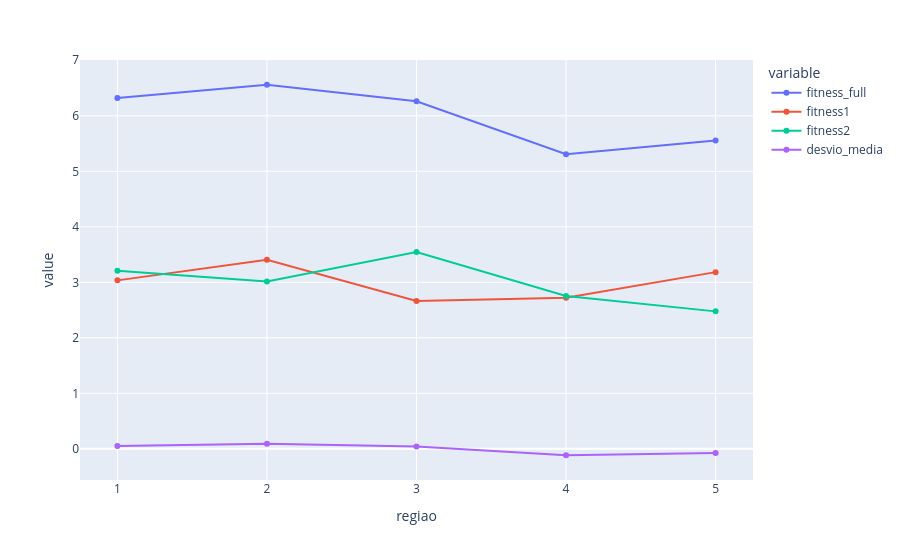
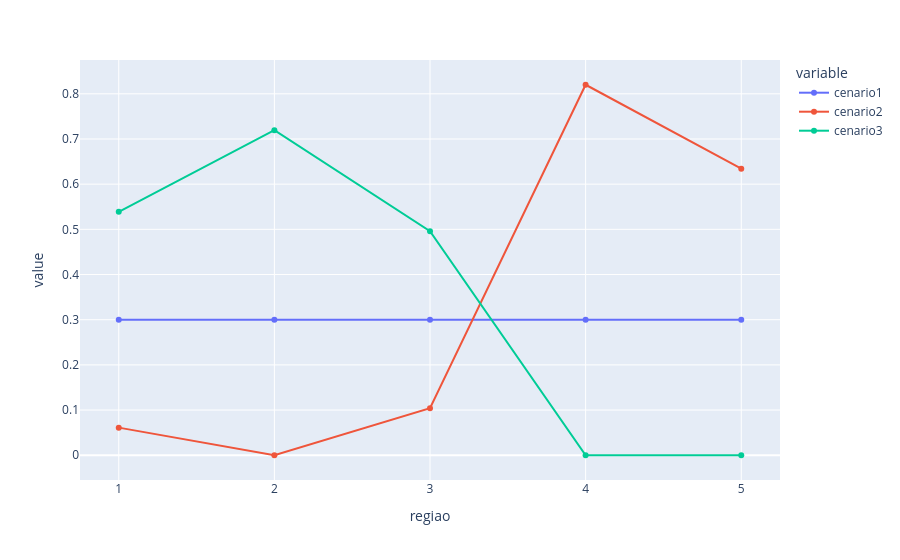
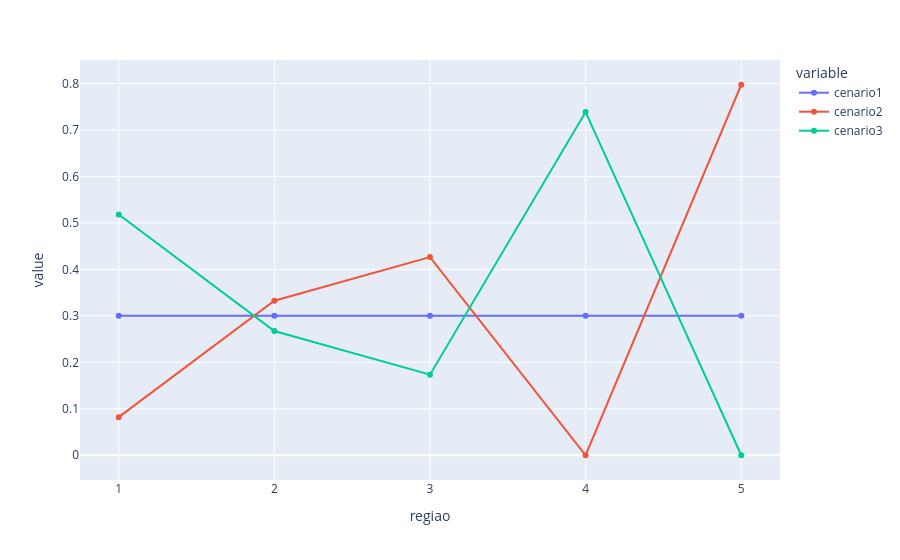
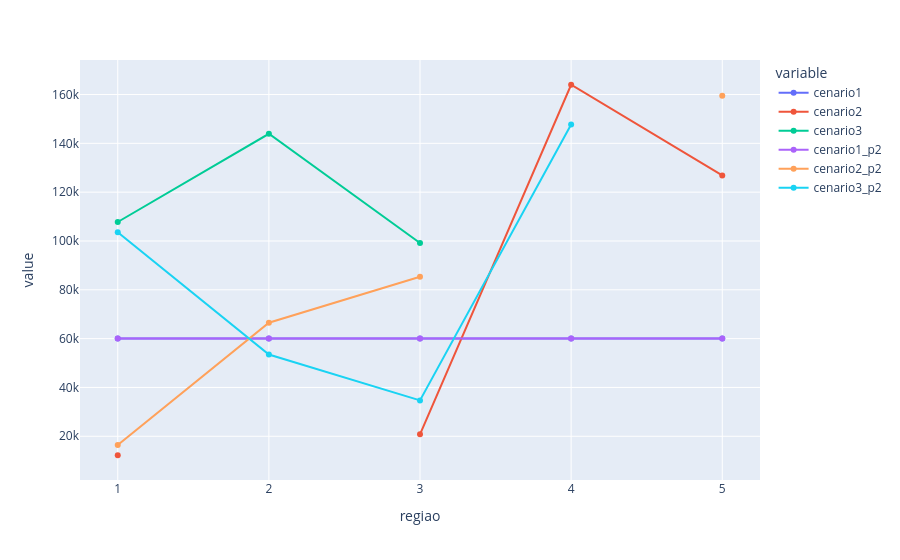

Notebook code for these charts, in order:
### Code cell
print(df.shape)
print(df_cenario1.shape)
print(df_cenario2.shape)
print(df_cenario3.shape)

print(df2.shape)
print(df_cenario1_p2.shape)
print(df_cenario2_p2.shape)
print(df_cenario3_p2.shape)

ams1 = df_cenario1.groupby('regiao').size().reset_index(name = 'cenario1')
ams2 = df_cenario2.groupby('regiao').size().reset_index(name = 'cenario2')
ams3 = df_cenario3.groupby('regiao').size().reset_index(name = 'cenario3')

ams1_p2 = df_cenario1_p2.groupby('regiao').size().reset_index(name = 'cenario1_p2')
ams2_p2 = df_cenario2_p2.groupby('regiao').size().reset_index(name = 'cenario2_p2')
ams3_p2 = df_cenario3_p2.groupby('regiao').size().reset_index(name = 'cenario3_p2')

teste = (ams1.merge(ams2,    on='regiao', how='outer').
              merge(ams3,    on='regiao', how='outer').
              merge(ams1_p2, on='regiao', how='outer').
              merge(ams2_p2, on='regiao', how='outer').
              merge(ams3_p2, on='regiao', how='outer')
        )

display(px.line(df_amostragem1, x='regiao', y=['fitness_full', 'fitness1', 'fitness2','desvio_media'], markers=True))
display(px.line(df_amostragem1, x='regiao', y=['cenario1', 'cenario2', 'cenario3'], markers=True))
display(px.line(df_amostragem2, x='regiao', y=['cenario1', 'cenario2', 'cenario3'], markers=True))
display(px.line(teste,          x='regiao', y=['cenario1', 'cenario2', 'cenario3', 'cenario1_p2', 'cenario2_p2', 'cenario3_p2'], markers=True))

### Figure 1 — Plotly figure (JSON) as saved in the notebook; plotly's stock layout.template omitted (floating-point values rounded to 4 significant figures)
{"data": [{"hovertemplate": "variable=fitness_full<br>regiao=%{x}<br>value=%{y}<extra></extra>", "legendgroup": "fitness_full", "line": {"color": "#636efa", "dash": "solid"}, "marker": {"symbol": "circle"}, "mode": "lines+markers", "name": "fitness_full", "orientation": "v", "showlegend": true, "type": "scatter", "x": ["1", "2", "3", "4", "5"], "xaxis": "x", "y": [6.319, 6.559, 6.261, 5.307, 5.554], "yaxis": "y"}, {"hovertemplate": "variable=fitness1<br>regiao=%{x}<br>value=%{y}<extra></extra>", "legendgroup": "fitness1", "line": {"color": "#EF553B", "dash": "solid"}, "marker": {"symbol": "circle"}, "mode": "lines+markers", "name": "fitness1", "orientation": "v", "showlegend": true, "type": "scatter", "x": ["1", "2", "3", "4", "5"], "xaxis": "x", "y": [3.035, 3.405, 2.664, 2.721, 3.184], "yaxis": "y"}, {"hovertemplate": "variable=fitness2<br>regiao=%{x}<br>value=%{y}<extra></extra>", "legendgroup": "fitness2", "line": {"color": "#00cc96", "dash": "solid"}, "marker": {"symbol": "circle"}, "mode": "lines+markers", "name": "fitness2", "orientation": "v", "showlegend": true, "type": "scatter", "x": ["1", "2", "3", "4", "5"], "xaxis": "x", "y": [3.209, 3.015, 3.546, 2.753, 2.477], "yaxis": "y"}, {"hovertemplate": "variable=desvio_media<br>regiao=%{x}<br>value=%{y}<extra></extra>", "legendgroup": "desvio_media", "line": {"color": "#ab63fa", "dash": "solid"}, "marker": {"symbol": "circle"}, "mode": "lines+markers", "name": "desvio_media", "orientation": "v", "showlegend": true, "type": "scatter", "x": ["1", "2", "3", "4", "5"], "xaxis": "x", "y": [0.05308, 0.09323, 0.04355, -0.1156, -0.0743], "yaxis": "y"}], "layout": {"legend": {"title": {"text": "variable"}, "tracegroupgap": 0}, "margin": {"t": 60}, "xaxis": {"anchor": "y", "domain": [0, 1], "title": {"text": "regiao"}}, "yaxis": {"anchor": "x", "domain": [0, 1], "title": {"text": "value"}}}}

### Figure 2 — Plotly figure (JSON) as saved in the notebook; plotly's stock layout.template omitted (floating-point values rounded to 4 significant figures)
{"data": [{"hovertemplate": "variable=cenario1<br>regiao=%{x}<br>value=%{y}<extra></extra>", "legendgroup": "cenario1", "line": {"color": "#636efa", "dash": "solid"}, "marker": {"symbol": "circle"}, "mode": "lines+markers", "name": "cenario1", "orientation": "v", "showlegend": true, "type": "scatter", "x": ["1", "2", "3", "4", "5"], "xaxis": "x", "y": [0.3, 0.3, 0.3, 0.3, 0.3], "yaxis": "y"}, {"hovertemplate": "variable=cenario2<br>regiao=%{x}<br>value=%{y}<extra></extra>", "legendgroup": "cenario2", "line": {"color": "#EF553B", "dash": "solid"}, "marker": {"symbol": "circle"}, "mode": "lines+markers", "name": "cenario2", "orientation": "v", "showlegend": true, "type": "scatter", "x": ["1", "2", "3", "4", "5"], "xaxis": "x", "y": [0.06112, 0, 0.104, 0.82, 0.6343], "yaxis": "y"}, {"hovertemplate": "variable=cenario3<br>regiao=%{x}<br>value=%{y}<extra></extra>", "legendgroup": "cenario3", "line": {"color": "#00cc96", "dash": "solid"}, "marker": {"symbol": "circle"}, "mode": "lines+markers", "name": "cenario3", "orientation": "v", "showlegend": true, "type": "scatter", "x": ["1", "2", "3", "4", "5"], "xaxis": "x", "y": [0.5389, 0.7195, 0.496, 0, 0], "yaxis": "y"}], "layout": {"legend": {"title": {"text": "variable"}, "tracegroupgap": 0}, "margin": {"t": 60}, "xaxis": {"anchor": "y", "domain": [0, 1], "title": {"text": "regiao"}}, "yaxis": {"anchor": "x", "domain": [0, 1], "title": {"text": "value"}}}}

### Figure 3 — Plotly figure (JSON) as saved in the notebook; plotly's stock layout.template omitted (floating-point values rounded to 4 significant figures)
{"data": [{"hovertemplate": "variable=cenario1<br>regiao=%{x}<br>value=%{y}<extra></extra>", "legendgroup": "cenario1", "line": {"color": "#636efa", "dash": "solid"}, "marker": {"symbol": "circle"}, "mode": "lines+markers", "name": "cenario1", "orientation": "v", "showlegend": true, "type": "scatter", "x": ["1", "2", "3", "4", "5"], "xaxis": "x", "y": [0.3, 0.3, 0.3, 0.3, 0.3], "yaxis": "y"}, {"hovertemplate": "variable=cenario2<br>regiao=%{x}<br>value=%{y}<extra></extra>", "legendgroup": "cenario2", "line": {"color": "#EF553B", "dash": "solid"}, "marker": {"symbol": "circle"}, "mode": "lines+markers", "name": "cenario2", "orientation": "v", "showlegend": true, "type": "scatter", "x": ["1", "2", "3", "4", "5"], "xaxis": "x", "y": [0.08195, 0.3327, 0.4266, 0, 0.7975], "yaxis": "y"}, {"hovertemplate": "variable=cenario3<br>regiao=%{x}<br>value=%{y}<extra></extra>", "legendgroup": "cenario3", "line": {"color": "#00cc96", "dash": "solid"}, "marker": {"symbol": "circle"}, "mode": "lines+markers", "name": "cenario3", "orientation": "v", "showlegend": true, "type": "scatter", "x": ["1", "2", "3", "4", "5"], "xaxis": "x", "y": [0.518, 0.2673, 0.1734, 0.7387, 0], "yaxis": "y"}], "layout": {"legend": {"title": {"text": "variable"}, "tracegroupgap": 0}, "margin": {"t": 60}, "xaxis": {"anchor": "y", "domain": [0, 1], "title": {"text": "regiao"}}, "yaxis": {"anchor": "x", "domain": [0, 1], "title": {"text": "value"}}}}

### Figure 4 — Plotly figure (JSON) as saved in the notebook; plotly's stock layout.template omitted (floating-point values rounded to 4 significant figures)
{"data": [{"hovertemplate": "variable=cenario1<br>regiao=%{x}<br>value=%{y}<extra></extra>", "legendgroup": "cenario1", "line": {"color": "#636efa", "dash": "solid"}, "marker": {"symbol": "circle"}, "mode": "lines+markers", "name": "cenario1", "orientation": "v", "showlegend": true, "type": "scatter", "x": ["1", "2", "3", "4", "5"], "xaxis": "x", "y": [60000, 60000, 60000, 60000, 60000], "yaxis": "y"}, {"hovertemplate": "variable=cenario2<br>regiao=%{x}<br>value=%{y}<extra></extra>", "legendgroup": "cenario2", "line": {"color": "#EF553B", "dash": "solid"}, "marker": {"symbol": "circle"}, "mode": "lines+markers", "name": "cenario2", "orientation": "v", "showlegend": true, "type": "scatter", "x": ["1", "2", "3", "4", "5"], "xaxis": "x", "y": [12223, null, 20808, 164001, 126869], "yaxis": "y"}, {"hovertemplate": "variable=cenario3<br>regiao=%{x}<br>value=%{y}<extra></extra>", "legendgroup": "cenario3", "line": {"color": "#00cc96", "dash": "solid"}, "marker": {"symbol": "circle"}, "mode": "lines+markers", "name": "cenario3", "orientation": "v", "showlegend": true, "type": "scatter", "x": ["1", "2", "3", "4", "5"], "xaxis": "x", "y": [107776, 143902, 99191, null, null], "yaxis": "y"}, {"hovertemplate": "variable=cenario1_p2<br>regiao=%{x}<br>value=%{y}<extra></extra>", "legendgroup": "cenario1_p2", "line": {"color": "#ab63fa", "dash": "solid"}, "marker": {"symbol": "circle"}, "mode": "lines+markers", "name": "cenario1_p2", "orientation": "v", "showlegend": true, "type": "scatter", "x": ["1", "2", "3", "4", "5"], "xaxis": "x", "y": [60000, 60000, 60000, 60000, 60000], "yaxis": "y"}, {"hovertemplate": "variable=cenario2_p2<br>regiao=%{x}<br>value=%{y}<extra></extra>", "legendgroup": "cenario2_p2", "line": {"color": "#FFA15A", "dash": "solid"}, "marker": {"symbol": "circle"}, "mode": "lines+markers", "name": "cenario2_p2", "orientation": "v", "showlegend": true, "type": "scatter", "x": ["1", "2", "3", "4", "5"], "xaxis": "x", "y": [16390, 66535, 85319, null, 159494], "yaxis": "y"}, {"hovertemplate": "variable=cenario3_p2<br>regiao=%{x}<br>value=%{y}<extra></extra>", "legendgroup": "cenario3_p2", "line": {"color": "#19d3f3", "dash": "solid"}, "marker": {"symbol": "circle"}, "mode": "lines+markers", "name": "cenario3_p2", "orientation": "v", "showlegend": true, "type": "scatter", "x": ["1", "2", "3", "4", "5"], "xaxis": "x", "y": [103609, 53464, 34680, 147739, null], "yaxis": "y"}], "layout": {"legend": {"title": {"text": "variable"}, "tracegroupgap": 0}, "margin": {"t": 60}, "xaxis": {"anchor": "y", "domain": [0, 1], "title": {"text": "regiao"}}, "yaxis": {"anchor": "x", "domain": [0, 1], "title": {"text": "value"}}}}
